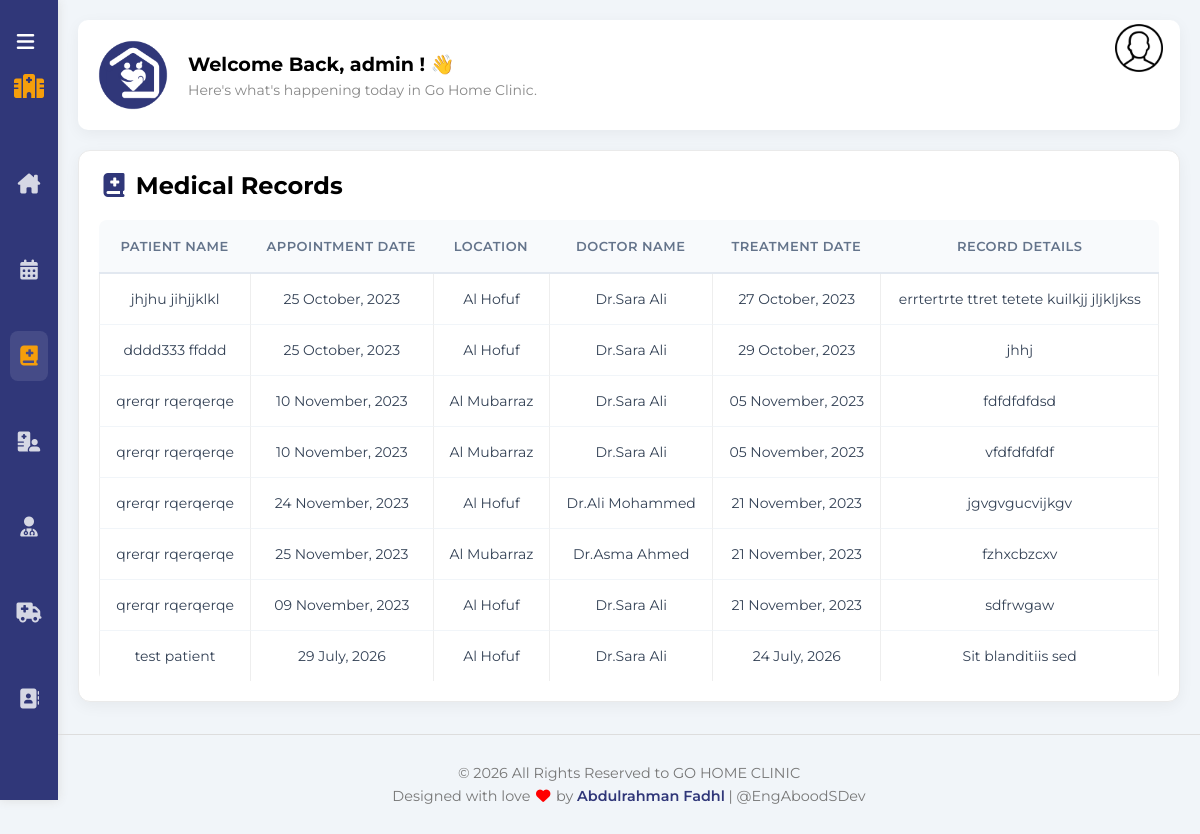
Screenshot of /Admin/adminMed.php (signed in) with the database file from the repository.
### tables this page shows
CREATE TABLE `medical_record` (
  `med_id` int(10) NOT NULL,
  `app_id` int(10) NOT NULL,
  `p_id` int(10) NOT NULL,
  `dr_id` int(10) NOT NULL,
  `med_rec_details` text NOT NULL,
  `treat_date` datetime NOT NULL DEFAULT current_timestamp()
);

CREATE TABLE `appointment` (
  `app_id` int(10) NOT NULL,
  `date` date NOT NULL,
  `app_location` varchar(500) NOT NULL,
  `app_time` varchar(100) NOT NULL,
  `cost` double NOT NULL,
  `card_number` bigint(20) DEFAULT NULL,
  `name_in_card` varchar(100) DEFAULT NULL,
  `created_date` datetime DEFAULT current_timestamp(),
  `p_id` int(10) DEFAULT NULL,
  `dr_id` int(10) DEFAULT NULL,
  `app_state` enum('Active','Complete','Canceled') NOT NULL DEFAULT 'Active'
);

### Admin/adminWebs.php (called while the page is built, shortened)
<?php
function currentAdminFname()
{
    return $_COOKIE['admin_fname'];
}
?>

### Admin/Admin.php (called while the page is built, shortened)
<?php
function getAppointRecord()
{
    $db = connectDB();
    $result = mysqli_query($db, "SELECT appointment.app_id, appointment.date, appointment.app_location, CONCAT( patient.f_name, ' ', patient.l_name ) AS patient_name, CONCAT(doctor.f_name, ' ', doctor.l_name) AS doctor_name, medical_record.med_rec_details, medical_record.treat_date FROM appointment JOIN patient ON appointment.p_id = patient.p_id JOIN doctor ON appointment.dr_id = doctor.dr_id JOIN medical_record ON appointment.app_id=medical_record.app_id;");
    $AppointmentRecord = array();
    while ($row = mysqli_fetch_array($result)) {
        $AppointmentRecord[] = $row;
    }
    return $AppointmentRecord;
}
?>

### Admin/adminMed.php (the view, shortened to what this page needs)
<?php
require_once 'adminWebs.php';
require_once 'Admin.php';
$AppointmentsRecord = getAppointRecord();
?>
<!DOCTYPE html>
<html lang="en">
<head>
    <link rel="stylesheet" href="../css/all.min.css" />
    <link rel="stylesheet" href="../css/framework.css">
    <link rel="stylesheet" href="../css/master.css">
</head>
<body>
    <div class="page d-flex">
        <div class="sidebar bg-white p-10 pt-20 pb-20  p-relative">
            <div class="toggle-btn" onclick="document.querySelector('.sidebar').classList.toggle('toggled')"
                style="cursor: pointer; text-align: right; color: white; margin-bottom: 20px; font-size: 20px;">
                <i class="fa-solid fa-bars"></i>
            </div>
            <div class="sidebar-title p-relative txt-c mt-0">
                <i class="fa-solid fa-hospital"></i>
            </div>
            <ul>
                <li>
                    <a class=" d-flex align-center fs-14 c-black rad-6 p-10" href="Dashboard.php">
                        <i class="fa-solid fa-house-chimney fa-fw"></i>
                    </a>
                </li>
                <li>
                    <a class="d-flex align-center fs-14 c-black rad-6 p-10" href="adminAbo.php">
                        <i class="fa-solid fa-calendar-days fa-fw"></i>
                    </a>
                </li>
                <li>
                    <a class="active d-flex align-center fs-14 c-black rad-6 p-10" href="adminMed.php">
                        <i class="fa-solid fa-book-medical"></i>
                    </a>
                </li>
                <li>
                    <a class="d-flex align-center fs-14 c-black rad-6 p-10" href="adminPat.php">
                        <i class="fa-solid fa-hospital-user fa-fw"></i>
                    </a>
                </li>
                <li>
                    <a class=" d-flex align-center fs-14 c-black rad-6 p-10" href="adminDoc.php">
                        <i class="fa-solid fa-user-doctor fa-fw"></i>
                    </a>
                </li>
                <li>
                    <a class=" d-flex align-center fs-14 c-black rad-6 p-10" href="adminVeh.php">
                        <i class="fa-solid fa-truck-medical"></i>
                    </a>
                </li>
                <li>
                    <a class=" d-flex align-center fs-14 c-black rad-6 p-10" href="adminContact.php">
                        <i class="fa-solid fa-address-book fa-fw"></i>
                    </a>
                </li>
            </ul>
        </div>
        <div class="content w-full">
            <div class="head p-15 bg-white between-flex"
                style="height: auto; border-radius: 10px;justify-content: flex-start; margin: 20px; box-shadow: 0 4px 15px rgba(0,0,0,0.05); align-items: center; flex-wrap: wrap; gap: 15px;">
                <img src="../imgs/logo-without-background.png" style="width: 80px; margin: 0px;" class="imgback m-0"
                    alt="">
                <div class="welcome-text">
                    <h3 class="m-0 c-black" style="font-size: 1.2rem;">Welcome Back,
                        <?php echo currentAdminFname(); ?> !
                        <span class="wave" style="display: inline-block;">👋</span>
                    </h3>
                    <p class="m-0 mt-5 c-grey fs-14">Here's what's happening today in Go Home Clinic.</p>
                </div>
                <div class="action d-flex align-center">
                    <div class="profile" onclick="menuToggle();" style="cursor: pointer; margin: 1.2rem;">
                        <img src=" ../imgs/user.png" alt="">
                    </div>
                </div>
            </div>
            <div class="projects p-20 bg-white rad-10 m-20">
                <h2 class="mt-0 mb-20"> <i class="fa fa-book-medical fa-fw c-blue"></i> Medical Records</h2>
                <div class="responsive-table">
                    <table class="fs-15 w-full">
                        <thead>
                            <tr>
                                <td>Patient Name</td>
                                <td>Appointment Date</td>
                                <td>Location</td>
                                <td>Doctor Name</td>
                                <td>Treatment Date</td>
                                <td>Record Details</td>
                            </tr>
                        </thead>
                        <tbody>
                            <?php foreach ($AppointmentsRecord as $Appointment) : ?>
                            <tr>
                                <td><?php echo $Appointment["patient_name"]; ?></td>
                                <td><?php echo date('d F, Y', strtotime($Appointment["date"])) ?></td>
                                <td><?php echo $Appointment["app_location"]; ?></td>
                                <td><?php echo $Appointment["doctor_name"]; ?></td>
                                <td><?php echo date('d F, Y', strtotime($Appointment["treat_date"])) ?></td>
                                <td><?php echo $Appointment["med_rec_details"]; ?></td>
                            </tr>
                            <?php endforeach; ?>
                        </tbody>
                    </table>
                </div>
            </div>
            <div class="admin-copyright">
                <p>© 2026 All Rights Reserved to GO HOME CLINIC</p>
                <p class="developer">Designed with love <i style="color: red;" class="fa fa-heart"></i>
                    by
                    <a href="mailto:abdulrahmanfadhl@gmail.com">Abdulrahman Fadhl</a>
                    | @EngAboodSDev
                </p>
            </div>
        </div>
    </div>
</body>
</html>

### css/framework.css (style rules this page uses)
:root { --blue-color: #303779; --blue-alt-color: #0d69d5; --orange-color: #f59e0b; --green-color: #22c55e; --red-color: #f44336; --grey-color: #888; }
.d-flex { display: flex; }
.align-center { align-items: center; }
.p-10 { padding: 10px; }
.p-15 { padding: 15px; }
.p-20 { padding: 20px; }
.pt-20 { padding-top: 20px; }
.pb-20 { padding-bottom: 20px; }
.m-0 { margin: 0; }
.m-20 { margin: 20px; }
.mt-0 { margin-top: 0; }
.mt-5 { margin-top: 5px; }
.mb-20 { margin-bottom: 20px; }
.bg-white { background-color: white; }
.c-black { color: black; }
.c-grey { color: var(--grey-color); }
.c-blue { color: var(--blue-color); }
.p-relative { position: relative; }
.txt-c { text-align: center; }
.fs-14 { font-size: 14px; }
.fs-15 { font-size: 15px; }
.rad-6 { border-radius: 6px; }
.rad-10 { border-radius: 10px; }
.w-full { width: 100%; }
.between-flex { display: flex; align-items: center; justify-content: space-between; }

### rows the page displays
medical_record: patient_name "jhjhu jihjjklkl", app.date "25 October, 2023", app.app_location "Al Hofuf", doctor_name "Dr.Sara Ali", treat_date "27 October, 2023", med_rec_details "errtertrte ttret tetete kuilkjj jljkljkss"
medical_record: patient_name "dddd333 ffddd", app.date "25 October, 2023", app.app_location "Al Hofuf", doctor_name "Dr.Sara Ali", treat_date "29 October, 2023", med_rec_details "jhhj"
medical_record: patient_name "qrerqr rqerqerqe", app.date "10 November, 2023", app.app_location "Al Mubarraz", doctor_name "Dr.Sara Ali", treat_date "05 November, 2023", med_rec_details "fdfdfdfdsd"
medical_record: patient_name "qrerqr rqerqerqe", app.date "10 November, 2023", app.app_location "Al Mubarraz", doctor_name "Dr.Sara Ali", treat_date "05 November, 2023", med_rec_details "vfdfdfdfdf"
medical_record: patient_name "qrerqr rqerqerqe", app.date "24 November, 2023", app.app_location "Al Hofuf", doctor_name "Dr.Ali Mohammed", treat_date "21 November, 2023", med_rec_details "jgvgvgucvijkgv"
medical_record: patient_name "qrerqr rqerqerqe", app.date "25 November, 2023", app.app_location "Al Mubarraz", doctor_name "Dr.Asma Ahmed", treat_date "21 November, 2023", med_rec_details "fzhxcbzcxv"
medical_record: patient_name "qrerqr rqerqerqe", app.date "09 November, 2023", app.app_location "Al Hofuf", doctor_name "Dr.Sara Ali", treat_date "21 November, 2023", med_rec_details "sdfrwgaw"
medical_record: patient_name "test patient", app.date "29 July, 2026", app.app_location "Al Hofuf", doctor_name "Dr.Sara Ali", treat_date "24 July, 2026", med_rec_details "Sit blanditiis sed"

### other values shown
currentAdminFname() "admin"
